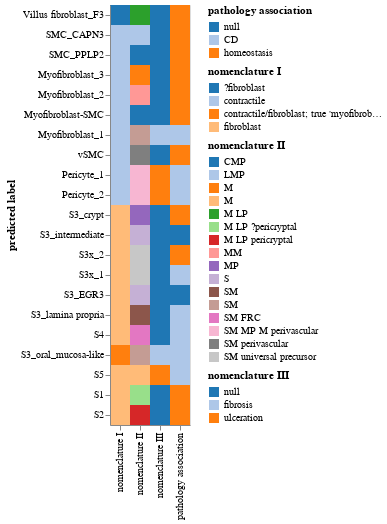

Notebook source saved alongside this figure:
### Code cell
# One chart per nomenclature column, each filtered:
annotations = df_long['annotation'].unique()

scanpy_order = adata_mesen.uns['dendrogram_annot']['categories_ordered']

layers = []
for col in annotations:
    chart = (alt.Chart(df_long[df_long['annotation'] == col])
             .mark_rect()
             .encode(
                 x=alt.X('annotation:N', title=''),
                 y=alt.Y('predicted label:N',
                         sort=scanpy_order),
                 color=alt.Color('Category:N', legend=alt.Legend(title=col), scale=alt.Scale(scheme='category20'))
             ))
    layers.append(chart)

final_chart = alt.layer(*layers).resolve_scale(color='independent')

final_chart.properties(width=60, height=300).save("figures_mesenchymal/dotplot_xenium5k_v2_mesenchymal_labels.pdf")
final_chart

### Figure 1 — Vega-Lite specification as saved in the notebook (floating-point values rounded to 4 significant figures)
{"config": {"view": {"continuousWidth": 300, "continuousHeight": 300}}, "layer": [{"data": {"name": "data-af62231aaaf8c6b148c19b6537bba9db"}, "mark": {"type": "rect"}, "encoding": {"color": {"field": "Category", "legend": {"title": "pathology association"}, "scale": {"scheme": "category20"}, "type": "nominal"}, "x": {"field": "annotation", "title": "", "type": "nominal"}, "y": {"field": "predicted label", "sort": ["Villus fibroblast_F3", "SMC_CAPN3", "SMC_PPLP2", "Myofibroblast_3", "Myofibroblast_2", "Myofibroblast-SMC", "Myofibroblast_1", "vSMC", "Pericyte_1", "Pericyte_2", "S3_crypt", "S3_intermediate", "S3x_2", "S3x_1", "S3_EGR3", "S3_lamina propria", "S4", "S3_oral_mucosa-like", "S5", "S1", "S2"], "type": "nominal"}}}, {"data": {"name": "data-92c0cdb4bfc08d1bf471ebdf178e56e2"}, "mark": {"type": "rect"}, "encoding": {"color": {"field": "Category", "legend": {"title": "nomenclature I"}, "scale": {"scheme": "category20"}, "type": "nominal"}, "x": {"field": "annotation", "title": "", "type": "nominal"}, "y": {"field": "predicted label", "sort": ["Villus fibroblast_F3", "SMC_CAPN3", "SMC_PPLP2", "Myofibroblast_3", "Myofibroblast_2", "Myofibroblast-SMC", "Myofibroblast_1", "vSMC", "Pericyte_1", "Pericyte_2", "S3_crypt", "S3_intermediate", "S3x_2", "S3x_1", "S3_EGR3", "S3_lamina propria", "S4", "S3_oral_mucosa-like", "S5", "S1", "S2"], "type": "nominal"}}}, {"data": {"name": "data-984d51d24e5b642767b8abee866a9948"}, "mark": {"type": "rect"}, "encoding": {"color": {"field": "Category", "legend": {"title": "nomenclature II"}, "scale": {"scheme": "category20"}, "type": "nominal"}, "x": {"field": "annotation", "title": "", "type": "nominal"}, "y": {"field": "predicted label", "sort": ["Villus fibroblast_F3", "SMC_CAPN3", "SMC_PPLP2", "Myofibroblast_3", "Myofibroblast_2", "Myofibroblast-SMC", "Myofibroblast_1", "vSMC", "Pericyte_1", "Pericyte_2", "S3_crypt", "S3_intermediate", "S3x_2", "S3x_1", "S3_EGR3", "S3_lamina propria", "S4", "S3_oral_mucosa-like", "S5", "S1", "S2"], "type": "nominal"}}}, {"data": {"name": "data-322619661d008d19d68818ee078814f7"}, "mark": {"type": "rect"}, "encoding": {"color": {"field": "Category", "legend": {"title": "nomenclature III"}, "scale": {"scheme": "category20"}, "type": "nominal"}, "x": {"field": "annotation", "title": "", "type": "nominal"}, "y": {"field": "predicted label", "sort": ["Villus fibroblast_F3", "SMC_CAPN3", "SMC_PPLP2", "Myofibroblast_3", "Myofibroblast_2", "Myofibroblast-SMC", "Myofibroblast_1", "vSMC", "Pericyte_1", "Pericyte_2", "S3_crypt", "S3_intermediate", "S3x_2", "S3x_1", "S3_EGR3", "S3_lamina propria", "S4", "S3_oral_mucosa-like", "S5", "S1", "S2"], "type": "nominal"}}}], "resolve": {"scale": {"color": "independent"}}, "$schema": "https://vega.github.io/schema/vega-lite/v5.20.1.json", "datasets": {"data-af62231aaaf8c6b148c19b6537bba9db": [{"predicted label": "Myofibroblast-SMC", "annotation": "pathology association", "Category": "homeostasis"}, {"predicted label": "Myofibroblast_1", "annotation": "pathology association", "Category": "CD"}, {"predicted label": "Myofibroblast_2", "annotation": "pathology association", "Category": "homeostasis"}, {"predicted label": "Myofibroblast_3", "annotation": "pathology association", "Category": "homeostasis"}, {"predicted label": "Pericyte_1", "annotation": "pathology association", "Category": "CD"}, {"predicted label": "Pericyte_2", "annotation": "pathology association", "Category": "CD"}, {"predicted label": "S1", "annotation": "pathology association", "Category": "homeostasis"}, {"predicted label": "S2", "annotation": "pathology association", "Category": "homeostasis"}, {"predicted label": "S3_EGR3", "annotation": "pathology association", "Category": null}, {"predicted label": "S3_intermediate", "annotation": "pathology association", "Category": null}, {"predicted label": "S3x_1", "annotation": "pathology association", "Category": "CD"}, {"predicted label": "S3x_2", "annotation": "pathology association", "Category": "homeostasis"}, {"predicted label": "S4", "annotation": "pathology association", "Category": "CD"}, {"predicted label": "S5", "annotation": "pathology association", "Category": "CD"}, {"predicted label": "Villus fibroblast_F3", "annotation": "pathology association", "Category": "homeostasis"}, {"predicted label": "vSMC", "annotation": "pathology association", "Category": "homeostasis"}, {"predicted label": "S3_oral_mucosa-like", "annotation": "pathology association", "Category": "CD"}, {"predicted label": "S3_crypt", "annotation": "pathology association", "Category": "homeostasis"}, {"predicted label": "S3_lamina propria", "annotation": "pathology association", "Category": "CD"}, {"predicted label": "SMC_CAPN3", "annotation": "pathology association", "Category": "homeostasis"}, {"predicted label": "SMC_PPLP2", "annotation": "pathology association", "Category": "homeostasis"}], "data-92c0cdb4bfc08d1bf471ebdf178e56e2": [{"predicted label": "Myofibroblast-SMC", "annotation": "nomenclature I", "Category": "contractile"}, {"predicted label": "Myofibroblast_1", "annotation": "nomenclature I", "Category": "contractile"}, {"predicted label": "Myofibroblast_2", "annotation": "nomenclature I", "Category": "contractile"}, {"predicted label": "Myofibroblast_3", "annotation": "nomenclature I", "Category": "contractile"}, {"predicted label": "Pericyte_1", "annotation": "nomenclature I", "Category": "contractile"}, {"predicted label": "Pericyte_2", "annotation": "nomenclature I", "Category": "contractile"}, {"predicted label": "S1", "annotation": "nomenclature I", "Category": "fibroblast"}, {"predicted label": "S2", "annotation": "nomenclature I", "Category": "fibroblast"}, {"predicted label": "S3_EGR3", "annotation": "nomenclature I", "Category": "fibroblast"}, {"predicted label": "S3_intermediate", "annotation": "nomenclature I", "Category": "fibroblast"}, {"predicted label": "S3x_1", "annotation": "nomenclature I", "Category": "fibroblast"}, {"predicted label": "S3x_2", "annotation": "nomenclature I", "Category": "fibroblast"}, {"predicted label": "S4", "annotation": "nomenclature I", "Category": "fibroblast"}, {"predicted label": "S5", "annotation": "nomenclature I", "Category": "fibroblast"}, {"predicted label": "Villus fibroblast_F3", "annotation": "nomenclature I", "Category": "?fibroblast"}, {"predicted label": "vSMC", "annotation": "nomenclature I", "Category": "contractile"}, {"predicted label": "S3_oral_mucosa-like", "annotation": "nomenclature I", "Category": "contractile/fibroblast; true 'myofibroblast'?"}, {"predicted label": "S3_crypt", "annotation": "nomenclature I", "Category": "fibroblast"}, {"predicted label": "S3_lamina propria", "annotation": "nomenclature I", "Category": "fibroblast"}, {"predicted label": "SMC_CAPN3", "annotation": "nomenclature I", "Category": "contractile"}, {"predicted label": "SMC_PPLP2", "annotation": "nomenclature I", "Category": "contractile"}], "data-984d51d24e5b642767b8abee866a9948": [{"predicted label": "Myofibroblast-SMC", "annotation": "nomenclature II", "Category": "CMP"}, {"predicted label": "Myofibroblast_1", "annotation": "nomenclature II", "Category": "SM "}, {"predicted label": "Myofibroblast_2", "annotation": "nomenclature II", "Category": "MM"}, {"predicted label": "Myofibroblast_3", "annotation": "nomenclature II", "Category": "M"}, {"predicted label": "Pericyte_1", "annotation": "nomenclature II", "Category": "SM MP M perivascular"}, {"predicted label": "Pericyte_2", "annotation": "nomenclature II", "Category": "SM MP M perivascular"}, {"predicted label": "S1", "annotation": "nomenclature II", "Category": "M LP ?pericryptal"}, {"predicted label": "S2", "annotation": "nomenclature II", "Category": "M LP pericryptal"}, {"predicted label": "S3_EGR3", "annotation": "nomenclature II", "Category": "S"}, {"predicted label": "S3_intermediate", "annotation": "nomenclature II", "Category": "S"}, {"predicted label": "S3x_1", "annotation": "nomenclature II", "Category": "SM universal precursor"}, {"predicted label": "S3x_2", "annotation": "nomenclature II", "Category": "SM universal precursor"}, {"predicted label": "S4", "annotation": "nomenclature II", "Category": "SM FRC"}, {"predicted label": "S5", "annotation": "nomenclature II", "Category": "M "}, {"predicted label": "Villus fibroblast_F3", "annotation": "nomenclature II", "Category": "M LP "}, {"predicted label": "vSMC", "annotation": "nomenclature II", "Category": "SM perivascular"}, {"predicted label": "S3_oral_mucosa-like", "annotation": "nomenclature II", "Category": "SM "}, {"predicted label": "S3_crypt", "annotation": "nomenclature II", "Category": "MP"}, {"predicted label": "S3_lamina propria", "annotation": "nomenclature II", "Category": "SM"}, {"predicted label": "SMC_CAPN3", "annotation": "nomenclature II", "Category": "LMP"}, {"predicted label": "SMC_PPLP2", "annotation": "nomenclature II", "Category": "CMP"}], "data-322619661d008d19d68818ee078814f7": [{"predicted label": "Myofibroblast-SMC", "annotation": "nomenclature III", "Category": null}, {"predicted label": "Myofibroblast_1", "annotation": "nomenclature III", "Category": "fibrosis"}, {"predicted label": "Myofibroblast_2", "annotation": "nomenclature III", "Category": null}, {"predicted label": "Myofibroblast_3", "annotation": "nomenclature III", "Category": null}, {"predicted label": "Pericyte_1", "annotation": "nomenclature III", "Category": "ulceration"}, {"predicted label": "Pericyte_2", "annotation": "nomenclature III", "Category": "ulceration"}, {"predicted label": "S1", "annotation": "nomenclature III", "Category": null}, {"predicted label": "S2", "annotation": "nomenclature III", "Category": null}, {"predicted label": "S3_EGR3", "annotation": "nomenclature III", "Category": null}, {"predicted label": "S3_intermediate", "annotation": "nomenclature III", "Category": null}, {"predicted label": "S3x_1", "annotation": "nomenclature III", "Category": null}, {"predicted label": "S3x_2", "annotation": "nomenclature III", "Category": null}, {"predicted label": "S4", "annotation": "nomenclature III", "Category": null}, {"predicted label": "S5", "annotation": "nomenclature III", "Category": "ulceration"}, {"predicted label": "Villus fibroblast_F3", "annotation": "nomenclature III", "Category": null}, {"predicted label": "vSMC", "annotation": "nomenclature III", "Category": null}, {"predicted label": "S3_oral_mucosa-like", "annotation": "nomenclature III", "Category": "fibrosis"}, {"predicted label": "S3_crypt", "annotation": "nomenclature III", "Category": null}, {"predicted label": "S3_lamina propria", "annotation": "nomenclature III", "Category": null}, {"predicted label": "SMC_CAPN3", "annotation": "nomenclature III", "Category": null}, {"predicted label": "SMC_PPLP2", "annotation": "nomenclature III", "Category": null}]}}
